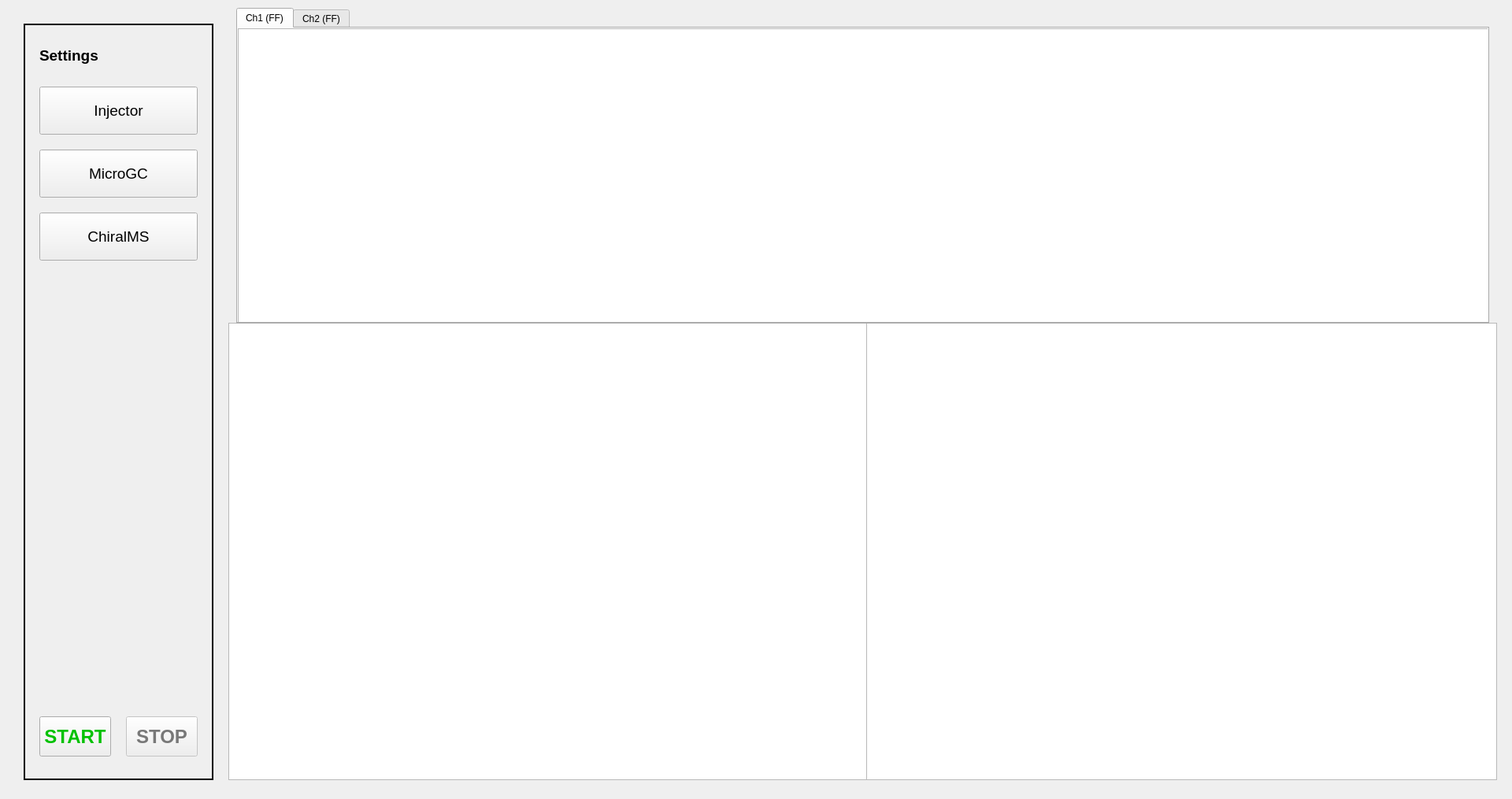
<?xml version="1.0" encoding="UTF-8"?>
<ui version="4.0">
 <class>MainWindow</class>
 <widget class="QMainWindow" name="MainWindow">
  <property name="geometry">
   <rect>
    <x>0</x>
    <y>0</y>
    <width>1920</width>
    <height>1015</height>
   </rect>
  </property>
  <property name="windowTitle">
   <string>GC Chiral MS</string>
  </property>
  <widget class="QWidget" name="centralwidget">
   <widget class="QFrame" name="settings_mainWindow_frame">
    <property name="geometry">
     <rect>
      <x>30</x>
      <y>30</y>
      <width>241</width>
      <height>961</height>
     </rect>
    </property>
    <property name="frameShape">
     <enum>QFrame::WinPanel</enum>
    </property>
    <property name="frameShadow">
     <enum>QFrame::Plain</enum>
    </property>
    <widget class="QPushButton" name="injector_settings_button">
     <property name="geometry">
      <rect>
       <x>20</x>
       <y>80</y>
       <width>201</width>
       <height>61</height>
      </rect>
     </property>
     <property name="font">
      <font>
       <pointsize>14</pointsize>
      </font>
     </property>
     <property name="text">
      <string>Injector</string>
     </property>
    </widget>
    <widget class="QLabel" name="settings_label">
     <property name="geometry">
      <rect>
       <x>20</x>
       <y>20</y>
       <width>111</width>
       <height>41</height>
      </rect>
     </property>
     <property name="font">
      <font>
       <pointsize>14</pointsize>
       <weight>75</weight>
       <bold>true</bold>
      </font>
     </property>
     <property name="text">
      <string>Settings</string>
     </property>
    </widget>
    <widget class="QPushButton" name="microGC_settings_button">
     <property name="geometry">
      <rect>
       <x>20</x>
       <y>160</y>
       <width>201</width>
       <height>61</height>
      </rect>
     </property>
     <property name="font">
      <font>
       <pointsize>14</pointsize>
      </font>
     </property>
     <property name="text">
      <string>MicroGC</string>
     </property>
    </widget>
    <widget class="QPushButton" name="chiralMS_settings_button">
     <property name="geometry">
      <rect>
       <x>20</x>
       <y>240</y>
       <width>201</width>
       <height>61</height>
      </rect>
     </property>
     <property name="font">
      <font>
       <pointsize>14</pointsize>
      </font>
     </property>
     <property name="text">
      <string>ChiralMS</string>
     </property>
    </widget>
    <widget class="QPushButton" name="start_button">
     <property name="geometry">
      <rect>
       <x>20</x>
       <y>880</y>
       <width>91</width>
       <height>51</height>
      </rect>
     </property>
     <property name="palette">
      <palette>
       <active>
        <colorrole role="ButtonText">
         <brush brushstyle="SolidPattern">
          <color alpha="255">
           <red>0</red>
           <green>193</green>
           <blue>0</blue>
          </color>
         </brush>
        </colorrole>
       </active>
       <inactive>
        <colorrole role="ButtonText">
         <brush brushstyle="SolidPattern">
          <color alpha="255">
           <red>0</red>
           <green>193</green>
           <blue>0</blue>
          </color>
         </brush>
        </colorrole>
       </inactive>
       <disabled>
        <colorrole role="ButtonText">
         <brush brushstyle="SolidPattern">
          <color alpha="255">
           <red>120</red>
           <green>120</green>
           <blue>120</blue>
          </color>
         </brush>
        </colorrole>
       </disabled>
      </palette>
     </property>
     <property name="font">
      <font>
       <pointsize>18</pointsize>
       <weight>75</weight>
       <bold>true</bold>
      </font>
     </property>
     <property name="text">
      <string>START</string>
     </property>
    </widget>
    <widget class="QPushButton" name="stop_button">
     <property name="enabled">
      <bool>false</bool>
     </property>
     <property name="geometry">
      <rect>
       <x>130</x>
       <y>880</y>
       <width>91</width>
       <height>51</height>
      </rect>
     </property>
     <property name="palette">
      <palette>
       <active>
        <colorrole role="ButtonText">
         <brush brushstyle="SolidPattern">
          <color alpha="255">
           <red>235</red>
           <green>0</green>
           <blue>0</blue>
          </color>
         </brush>
        </colorrole>
       </active>
       <inactive>
        <colorrole role="ButtonText">
         <brush brushstyle="SolidPattern">
          <color alpha="255">
           <red>235</red>
           <green>0</green>
           <blue>0</blue>
          </color>
         </brush>
        </colorrole>
       </inactive>
       <disabled>
        <colorrole role="ButtonText">
         <brush brushstyle="SolidPattern">
          <color alpha="255">
           <red>120</red>
           <green>120</green>
           <blue>120</blue>
          </color>
         </brush>
        </colorrole>
       </disabled>
      </palette>
     </property>
     <property name="font">
      <font>
       <pointsize>18</pointsize>
       <weight>75</weight>
       <bold>true</bold>
      </font>
     </property>
     <property name="text">
      <string>STOP</string>
     </property>
    </widget>
   </widget>
   <widget class="MplWidget" name="mass_spectrum">
    <property name="geometry">
     <rect>
      <x>290</x>
      <y>410</y>
      <width>811</width>
      <height>581</height>
     </rect>
    </property>
   </widget>
   <widget class="MplWidget" name="electron_image">
    <property name="geometry">
     <rect>
      <x>1100</x>
      <y>410</y>
      <width>801</width>
      <height>581</height>
     </rect>
    </property>
   </widget>
   <widget class="QTabWidget" name="tabWidget">
    <property name="geometry">
     <rect>
      <x>300</x>
      <y>10</y>
      <width>1591</width>
      <height>401</height>
     </rect>
    </property>
    <property name="currentIndex">
     <number>0</number>
    </property>
    <widget class="QWidget" name="tab">
     <attribute name="title">
      <string>Ch1 (FF)</string>
     </attribute>
     <widget class="MplWidget" name="chromatogram1">
      <property name="geometry">
       <rect>
        <x>0</x>
        <y>0</y>
        <width>1591</width>
        <height>381</height>
       </rect>
      </property>
     </widget>
    </widget>
    <widget class="QWidget" name="tab_2">
     <attribute name="title">
      <string>Ch2 (FF)</string>
     </attribute>
     <widget class="MplWidget" name="chromatogram2">
      <property name="geometry">
       <rect>
        <x>0</x>
        <y>0</y>
        <width>1591</width>
        <height>381</height>
       </rect>
      </property>
     </widget>
    </widget>
   </widget>
  </widget>
 </widget>
 <customwidgets>
  <customwidget>
   <class>MplWidget</class>
   <extends>QGraphicsView</extends>
   <header location="global">mplwidget</header>
  </customwidget>
 </customwidgets>
 <resources/>
 <connections/>
</ui>
